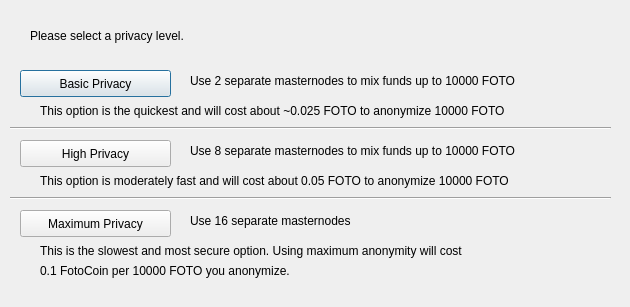
<?xml version="1.0" encoding="UTF-8"?>
<ui version="4.0">
 <class>DarksendConfig</class>
 <widget class="QDialog" name="DarksendConfig">
  <property name="geometry">
   <rect>
    <x>0</x>
    <y>0</y>
    <width>630</width>
    <height>307</height>
   </rect>
  </property>
  <property name="windowTitle">
   <string>Configure Darksend</string>
  </property>
  <widget class="QPushButton" name="buttonBasic">
   <property name="geometry">
    <rect>
     <x>20</x>
     <y>70</y>
     <width>151</width>
     <height>27</height>
    </rect>
   </property>
   <property name="text">
    <string>Basic Privacy</string>
   </property>
  </widget>
  <widget class="QPushButton" name="buttonHigh">
   <property name="geometry">
    <rect>
     <x>20</x>
     <y>140</y>
     <width>151</width>
     <height>27</height>
    </rect>
   </property>
   <property name="text">
    <string>High Privacy</string>
   </property>
  </widget>
  <widget class="QPushButton" name="buttonMax">
   <property name="geometry">
    <rect>
     <x>20</x>
     <y>210</y>
     <width>151</width>
     <height>27</height>
    </rect>
   </property>
   <property name="text">
    <string>Maximum Privacy</string>
   </property>
  </widget>
  <widget class="QLabel" name="label">
   <property name="geometry">
    <rect>
     <x>30</x>
     <y>20</y>
     <width>571</width>
     <height>31</height>
    </rect>
   </property>
   <property name="text">
    <string>Please select a privacy level.</string>
   </property>
  </widget>
  <widget class="QLabel" name="label_2">
   <property name="geometry">
    <rect>
     <x>190</x>
     <y>70</y>
     <width>421</width>
     <height>21</height>
    </rect>
   </property>
   <property name="text">
    <string>Use 2 separate masternodes to mix funds up to 10000 FOTO</string>
   </property>
  </widget>
  <widget class="QLabel" name="label_3">
   <property name="geometry">
    <rect>
     <x>190</x>
     <y>140</y>
     <width>411</width>
     <height>21</height>
    </rect>
   </property>
   <property name="text">
    <string>Use 8 separate masternodes to mix funds up to 10000 FOTO</string>
   </property>
  </widget>
  <widget class="QLabel" name="label_4">
   <property name="geometry">
    <rect>
     <x>190</x>
     <y>210</y>
     <width>421</width>
     <height>21</height>
    </rect>
   </property>
   <property name="text">
    <string>Use 16 separate masternodes</string>
   </property>
  </widget>
  <widget class="QLabel" name="label_6">
   <property name="geometry">
    <rect>
     <x>40</x>
     <y>100</y>
     <width>561</width>
     <height>21</height>
    </rect>
   </property>
   <property name="text">
    <string>This option is the quickest and will cost about ~0.025 FOTO to anonymize 10000 FOTO</string>
   </property>
  </widget>
  <widget class="QLabel" name="label_7">
   <property name="geometry">
    <rect>
     <x>40</x>
     <y>170</y>
     <width>561</width>
     <height>21</height>
    </rect>
   </property>
   <property name="text">
    <string>This option is moderately fast and will cost about 0.05 FOTO to anonymize 10000 FOTO</string>
   </property>
  </widget>
  <widget class="QLabel" name="label_8">
   <property name="geometry">
    <rect>
     <x>40</x>
     <y>240</y>
     <width>561</width>
     <height>21</height>
    </rect>
   </property>
   <property name="text">
    <string>This is the slowest and most secure option. Using maximum anonymity will cost</string>
   </property>
  </widget>
  <widget class="QLabel" name="label_9">
   <property name="geometry">
    <rect>
     <x>40</x>
     <y>260</y>
     <width>561</width>
     <height>21</height>
    </rect>
   </property>
   <property name="text">
    <string>0.1 FotoCoin per 10000 FOTO you anonymize.</string>
   </property>
  </widget>
  <widget class="Line" name="line">
   <property name="geometry">
    <rect>
     <x>10</x>
     <y>120</y>
     <width>601</width>
     <height>16</height>
    </rect>
   </property>
   <property name="orientation">
    <enum>Qt::Horizontal</enum>
   </property>
  </widget>
  <widget class="Line" name="line_2">
   <property name="geometry">
    <rect>
     <x>10</x>
     <y>190</y>
     <width>601</width>
     <height>16</height>
    </rect>
   </property>
   <property name="orientation">
    <enum>Qt::Horizontal</enum>
   </property>
  </widget>
 </widget>
 <resources/>
 <connections/>
</ui>
